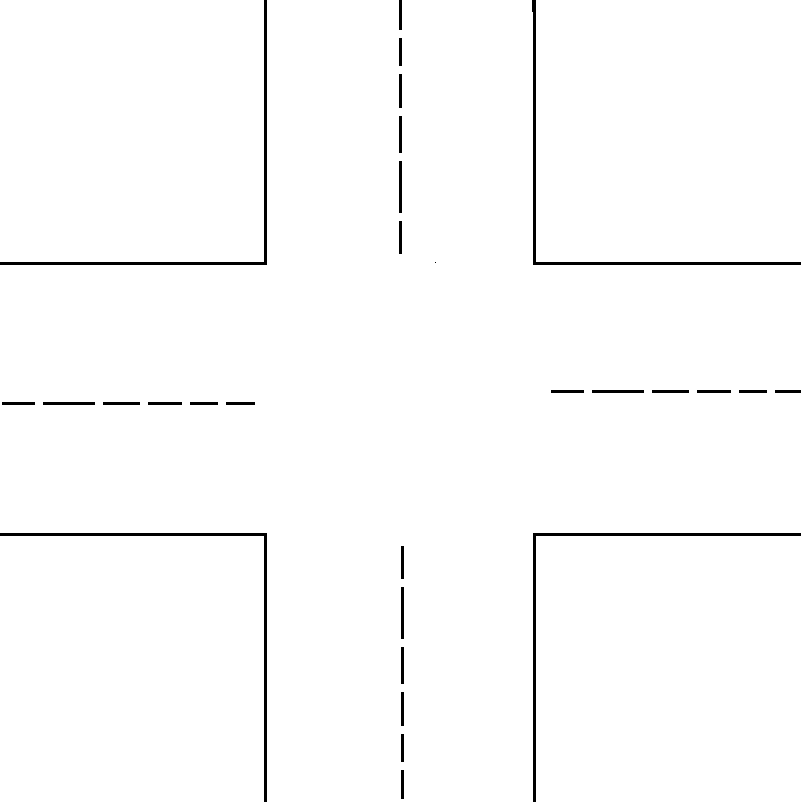
%> input picture road.png, 801 x 802 px
$ octave --eval "result = CountCar;"   (GNU Octave 9; MATLAB toolbox functions it lacks are replaced by stand-ins)
%> lines starting %> are read from the running program, lines starting %| are printed output that depends on the picture; in (x1, y1, x2, y2) boxes, pixels count from 0 and x2, y2 are one past the last pixel; in counts of white or black regions, pixels touching at a corner belong together; the program's own positions count from 1
function [ConnectedObj1,ConnectedObj2,ConnectedObj3,ConnectedObj4] = CountCar()
%UNTITLED7 Summary of this function goes here
%   Detailed explanation goes here
clear all;
I = imread('road.png');
%> I is the input picture: size 802x801x3 uint8; 98.6% white; 29 black regions (1 under 20 px), largest, box (x1, y1, x2, y2) and area: (532, 0, 801, 265) 1602, (533, 533, 801, 802) 1602, (0, 533, 267, 802) 1599
J = imread('roadandcars.png');
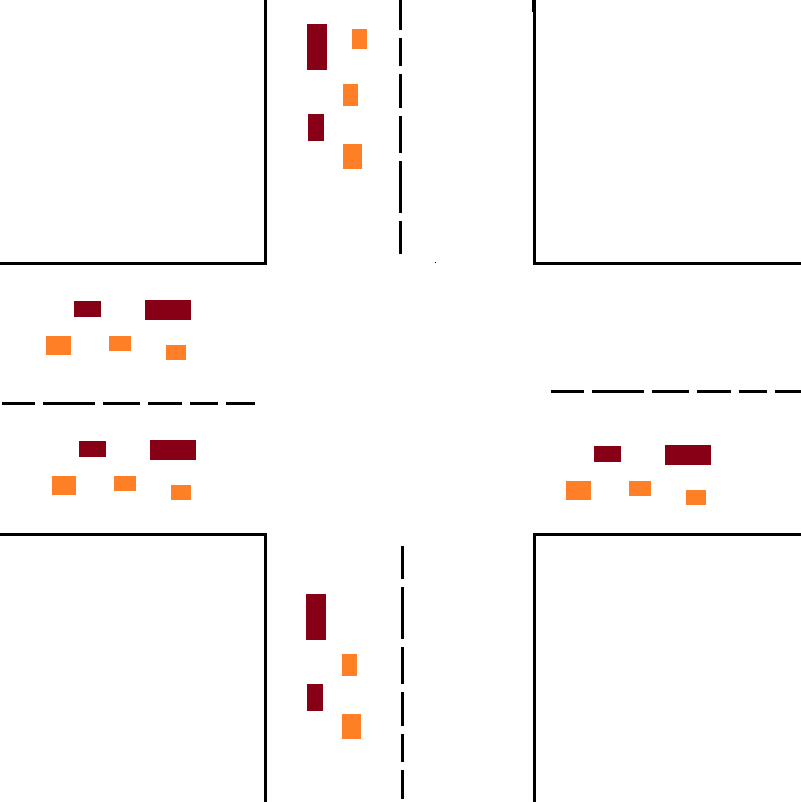
%> input picture roadandcars.png, 801 x 802 px
%> J is the input picture: size 802x801x3 uint8; mean R, G, B 250.2, 247.7, 247.2
K = imabsdiff(I,J);
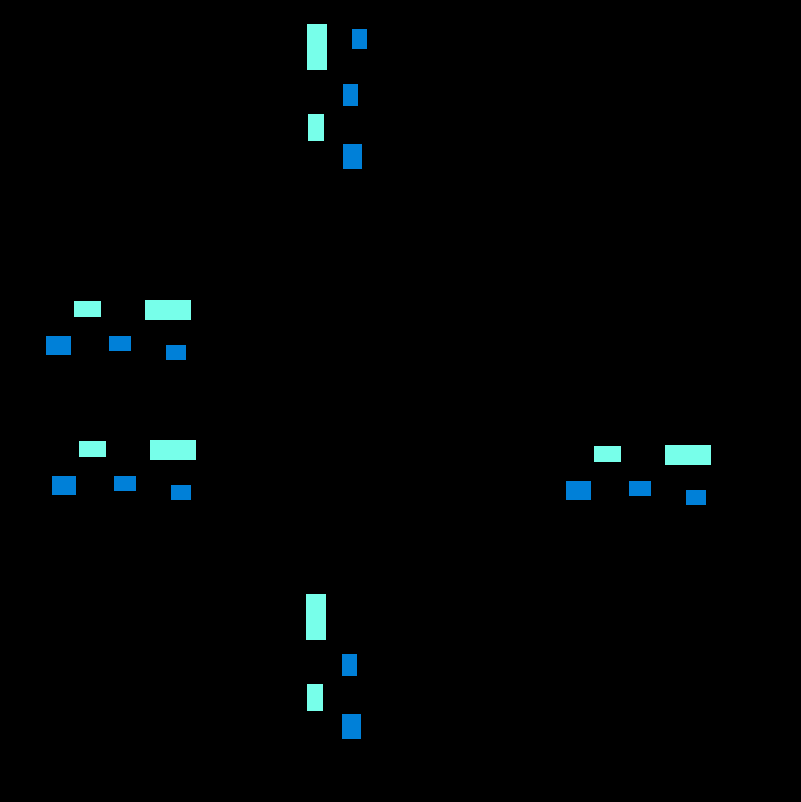
%> K: size 802x801x3 uint8; mean R, G, B 1.3, 3.7, 4.2
th = graythresh(K);
%> th = 0.231
L = im2bw(K,th);
%> L: size 802x801 logical; 1.9% white; 24 white regions, largest, box (x1, y1, x2, y2) and area: (307, 24, 327, 70) 920, (145, 300, 191, 320) 920, (150, 440, 196, 460) 920
Lane1=imcrop(L,[266 0  270 266 ]);
%> Lane1: size 266x271 logical; 3.4% white; 5 white regions, box (x1, y1, x2, y2) and area: (42, 24, 62, 70) 920, (78, 144, 97, 169) 475, (43, 114, 59, 141) 432, (78, 84, 93, 106) 330, (87, 29, 102, 49) 300
Lane2=imcrop(L,[536 265 270 266]);
%> Lane2: size 267x266 logical; 3.5% white; 5 white regions, box (x1, y1, x2, y2) and area: (130, 181, 176, 201) 920, (31, 217, 56, 236) 475, (59, 182, 86, 198) 432, (94, 217, 116, 232) 330, (151, 226, 171, 241) 300
Lane3=imcrop(L,[267 537  270 266]);
%> Lane3: size 266x271 logical; 3% white; 4 white regions, box (x1, y1, x2, y2) and area: (40, 58, 60, 104) 920, (76, 178, 95, 203) 475, (41, 148, 57, 175) 432, (76, 118, 91, 140) 330
Lane4=imcrop(L,[0,267,270,266]);
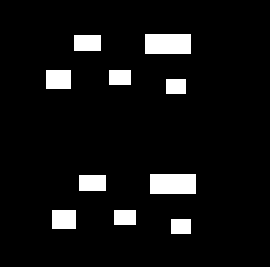
%> Lane4: size 267x270 logical; 6.8% white; 10 white regions, largest, box (x1, y1, x2, y2) and area: (145, 34, 191, 54) 920, (150, 174, 196, 194) 920, (46, 70, 71, 89) 475
[LabeledIm1,ConnectedObj1] = bwlabel(Lane1,4);
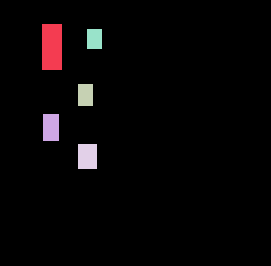
%> LabeledIm1: size 266x271 double; 6 distinct labels, from 0 to 5; one colour per label, 0 black
%> ConnectedObj1 = 5
[LabeledIm2,ConnectedObj2] = bwlabel(Lane2,4);
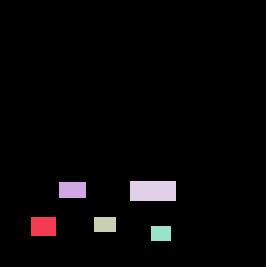
%> LabeledIm2: size 267x266 double; 6 distinct labels, from 0 to 5; one colour per label, 0 black
%> ConnectedObj2 = 5
[LabeledIm3,ConnectedObj3] = bwlabel(Lane3,4);
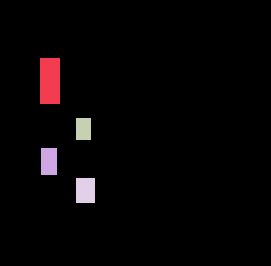
%> LabeledIm3: size 266x271 double; 5 distinct labels, from 0 to 4; one colour per label, 0 black
%> ConnectedObj3 = 4
[LabeledIm4,ConnectedObj4] = bwlabel(Lane4,4);
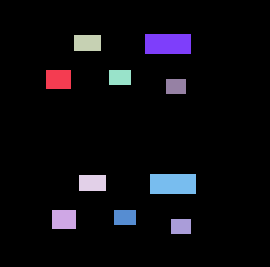
%> LabeledIm4: size 267x270 double; 11 distinct labels, from 0 to 10; one colour per label, 0 black
%> ConnectedObj4 = 10
%> `result = CountCar;`: result = 5

subplot(221),imshow(Lane1),title('Lane1'),
subplot(222),imshow(Lane2),title('Lane2'),
subplot(223),imshow(Lane3),title('Lane3'),
subplot(224),imshow(Lane4),title('Lane4'),

end
